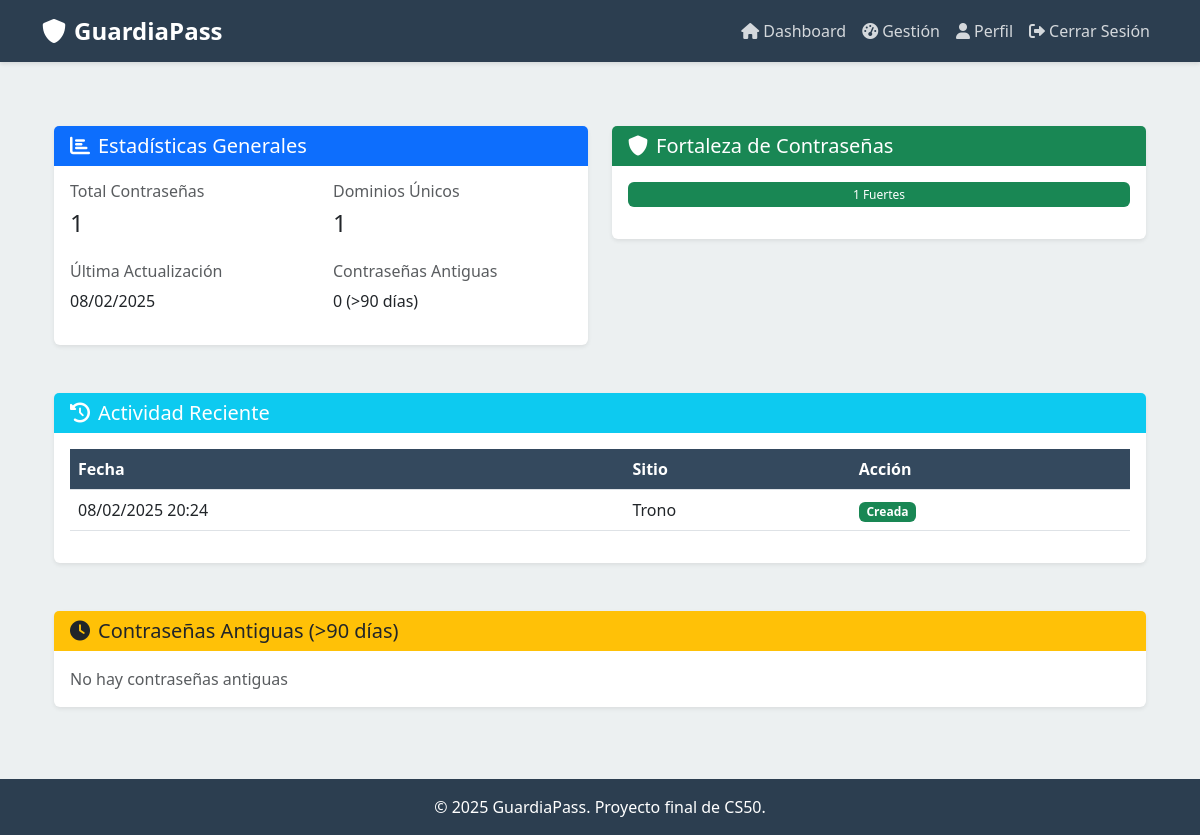
Before: /profile (signed in) with the older database file.
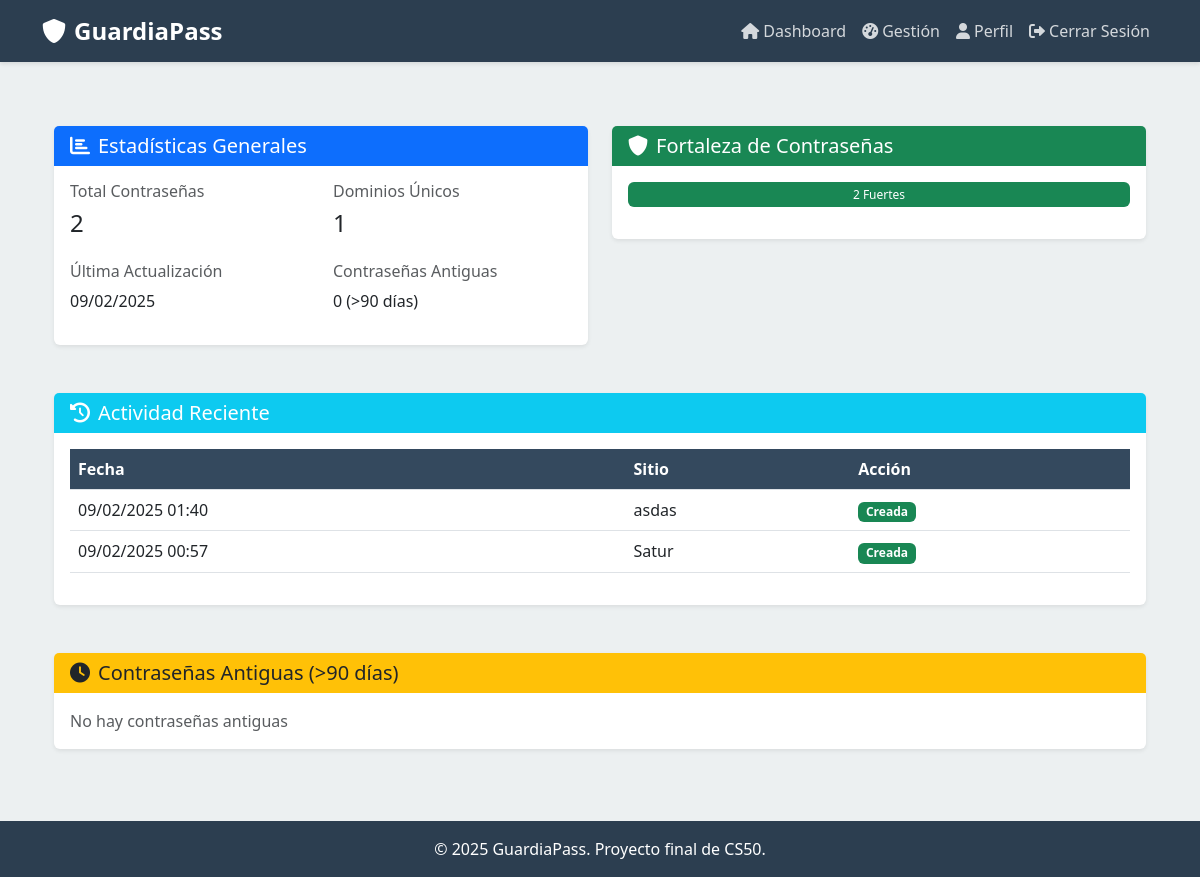
After: the same page with the newer database file.
### models/password.py (models this page shows, shortened)
class Password(db.Model):
    id = db.Column(db.Integer, primary_key=True)
    user_id = db.Column(db.Integer, db.ForeignKey('user.id'), nullable=False)
    name = db.Column(db.String(100), nullable=False)
    url = db.Column(db.String(200))
    username = db.Column(db.String(100), nullable=False)
    encrypted_password = db.Column(db.String(500), nullable=False)
    comments = db.Column(db.Text)
    created_at = db.Column(db.DateTime, default=datetime.utcnow)
    @staticmethod
    def get_all_for_user(user_id):
        return Password.query.filter_by(user_id=user_id).order_by(Password.created_at.desc()).all()
    def to_dict(self, include_password=False, master_key=None):
        data = {
            'id': self.id,
            'user_id': self.user_id,
            'name': self.name,
            'url': self.url,
            'username': self.username,
            'comments': self.comments,
            'created_at': self.created_at
        }
        if include_password and master_key:
            try:
                decryptor = PasswordEncryptor(master_key.encode())
                data['password'] = decryptor.decrypt(self.encrypted_password)
            except Exception:
                data['password'] = None
        return data

### routes/main.py (the view)
@main.route('/profile')
@login_required
def profile():
    passwords = Password.get_all_for_user(current_user.id)
    last_update = passwords[0].created_at if passwords else None
    unique_domains = len(set(urlparse(p.url).netloc for p in passwords if p.url))
    old_passwords = sum(1 for p in passwords if (datetime.utcnow() - p.created_at).days > 90)
    recent_activities = [
        {'date': p.created_at, 'site': p.name, 'action': 'Creada'}
        for p in sorted(passwords, key=lambda x: x.created_at, reverse=True)[:5]
    ]
    password_generator = PasswordGenerator()
    weak_count = medium_count = strong_count = 0
    for pwd in passwords:
        pwd_data = pwd.to_dict(include_password=True, master_key=session.get('master_key'))
        if not pwd_data.get('password'):
            continue
        is_valid, _ = password_generator.validate_password(pwd_data['password'])
        strength = len(pwd_data['password']) + sum(1 for c in pwd_data['password'] if c.isupper()) + \
                  sum(1 for c in pwd_data['password'] if c.isdigit()) + \
                  sum(1 for c in pwd_data['password'] if not c.isalnum())
        if strength < 10:
            weak_count += 1
        elif strength < 15:
            medium_count += 1
        else:
            strong_count += 1
    total = len(passwords)
    if total > 0:
        weak_percent = (weak_count / total) * 100
        medium_percent = (medium_count / total) * 100
        strong_percent = (strong_count / total) * 100
    else:
        weak_percent = medium_percent = strong_percent = 0
    return render_template('profile.html',
                         passwords=passwords,
                         last_update=last_update,
                         unique_domains=unique_domains,
                         old_passwords=old_passwords,
                         recent_activities=recent_activities,
                         weak_count=weak_count,
                         medium_count=medium_count,
                         strong_count=strong_count,
                         weak_percent=weak_percent,
                         medium_percent=medium_percent,
                         strong_percent=strong_percent)

### models/user.py (called while the page is built)
    @staticmethod
    def get(user_id):
        return User.query.get(int(user_id))

### routes/main.py (called while the page is built)
@main.context_processor
def utility_processor():
    return dict(
        now=lambda: datetime.now(timezone.utc),
        timezone=timezone
    )

### run.py (called while the page is built)
@login_manager.user_loader
def load_user(user_id):
    return User.get(user_id)

### utils/encryptor.py (called while the page is built)
    def decrypt(self, encrypted_password):
        return self.fernet.decrypt(encrypted_password.encode()).decode()

### templates/profile.html (shortened to what the changed rows need)
{% extends "base.html" %}
{% block content %}
<div class="container py-4">
    <div class="row mb-4">
        <div class="col-md-6">
            <div class="card shadow-sm">
                <div class="card-body">
                    <div class="row">
                        <div class="col-6 mb-3">
                            <h6 class="text-muted">Total Contraseñas</h6>
                            <h4>{{ passwords|length }}</h4>
                        </div>
                        <div class="col-6">
                            <h6 class="text-muted">Última Actualización</h6>
                            <p>{{ last_update.strftime('%d/%m/%Y') if last_update else 'Sin actualizaciones' }}</p>
                        </div>
                    </div>
                </div>
            </div>
        </div>
        <div class="col-md-6">
            <div class="card shadow-sm">
                <div class="card-body">
                    <div class="progress mb-3" style="height: 25px;">
                        <div class="progress-bar bg-success" role="progressbar"
                             style="width: {{ strong_percent }}%"
                             title="Fuertes: {{ strong_count }}">
                            {{ strong_count }} Fuertes
                        </div>
                    </div>
                </div>
            </div>
        </div>
    </div>
    <div class="row mb-4">
        <div class="col-12">
            <div class="card shadow-sm">
                <div class="card-body">
                    {% if recent_activities %}
                    <div class="table-responsive">
                        <table class="table table-hover">
                            <thead>
                                <tr>
                                    <th>Fecha</th>
                                    <th>Sitio</th>
                                    <th>Acción</th>
                                </tr>
                            </thead>
                            <tbody>
                                {% for activity in recent_activities %}
                                <tr>
                                    <td>{{ activity.date.strftime('%d/%m/%Y %H:%M') }}</td>
                                    <td>{{ activity.site }}</td>
                                    <td><span class="badge bg-success">{{ activity.action }}</span></td>
                                </tr>
                                {% endfor %}
                            </tbody>
                        </table>
                    </div>
                    {% else %}
                    <p class="text-muted mb-0">No hay actividad reciente</p>
                    {% endif %}
                </div>
            </div>
        </div>
    </div>
</div>
{% endblock %}

Changed rows visible on the page:
removed Password: created_at "08/02/2025", date "08/02/2025 20:24", site "Trono", action "Creada"
added Password: created_at "09/02/2025", date "09/02/2025 01:40", site "asdas", action "Creada"
added Password: date "09/02/2025 00:57", site "Satur", action "Creada"
Other visible differences:
{{ passwords|length }}: "1" → "2"
{{ strong_count }}: "1" → "2"
